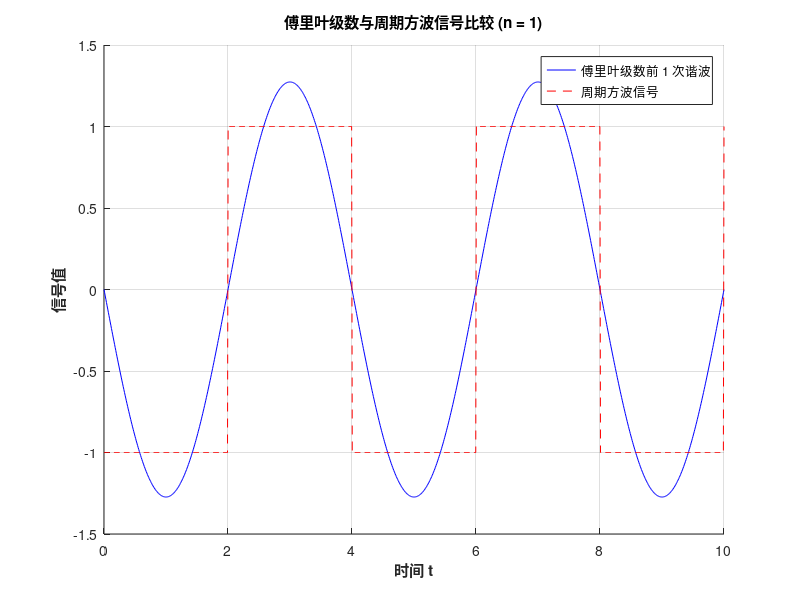
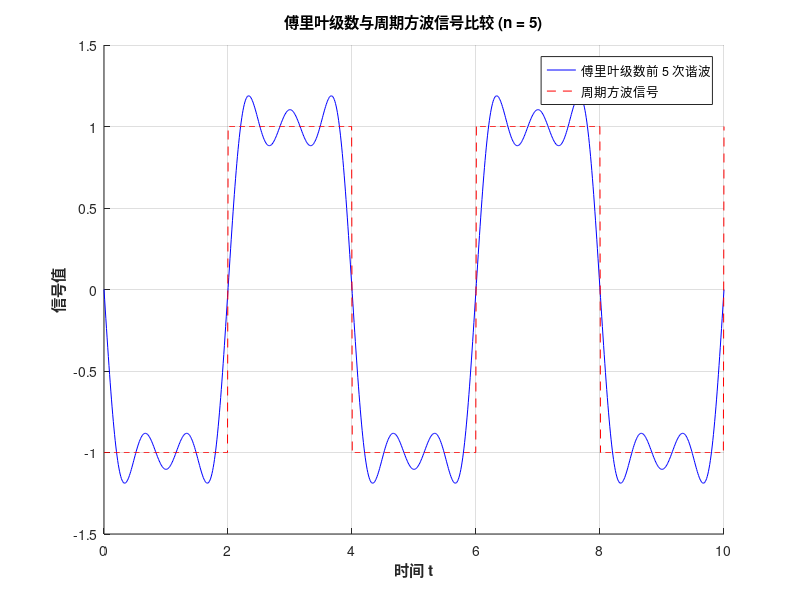
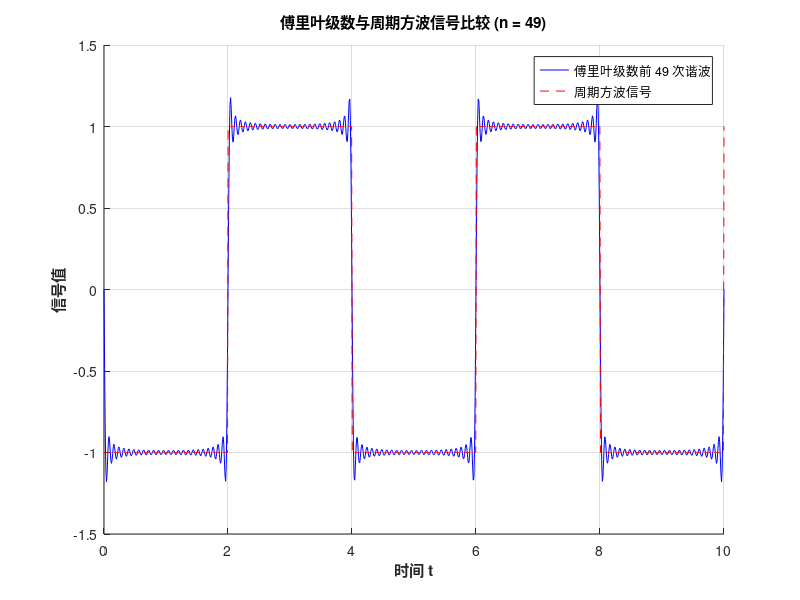
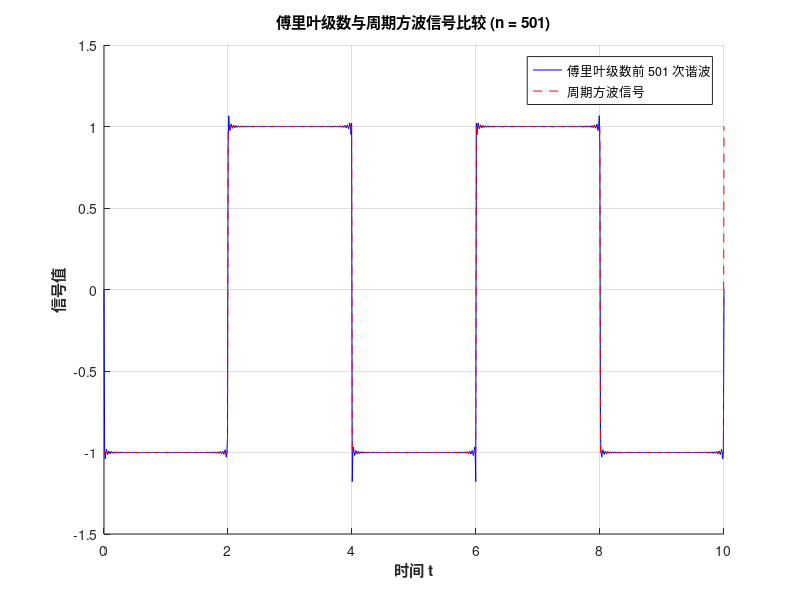

The MATLAB script that drew these images, in order:
clc; clear; close all;
%% 1. 观察连续周期方波信号的分解与合成
function output = square_wave(t)
    output = zeros(size(t));

    for i = 1:length(t)

        if mod(t(i), 4) >= 2 && mod(t(i), 4) <= 4
            output(i) = 1;
        else
            output(i) = -1;
        end

    end

end

function f_t = fourier_series_with_square_wave(n)
    % n: 傅里叶级数的最高阶数
    t = linspace(0, 10, 1000);
    f_t = zeros(size(t)); % 初始化傅里叶展开信号
    swave = square_wave(t); % 周期方波信号

    % 计算傅里叶级数的前 n 项（只考虑奇数阶次）
    for k = 1:2:n
        f_t = f_t - (4 / (pi * k)) * sin(k * pi * t / 2);
    end

    figure;
    hold on;
    plot(t, f_t, 'b', 'DisplayName', ['傅里叶级数前 ', num2str(n), ' 次谐波']);
    plot(t, swave, 'r--', 'DisplayName', '周期方波信号');
    title(['傅里叶级数与周期方波信号比较 (n = ', num2str(n), ')'], 'FontWeight', 'bold');
    xlabel('时间 t', 'FontWeight', 'bold');
    ylabel('信号值', 'FontWeight', 'bold');
    legend;
    grid on;
    hold off;
end

fourier_series_with_square_wave(1);
fourier_series_with_square_wave(5);
fourier_series_with_square_wave(49);
fourier_series_with_square_wave(501);
